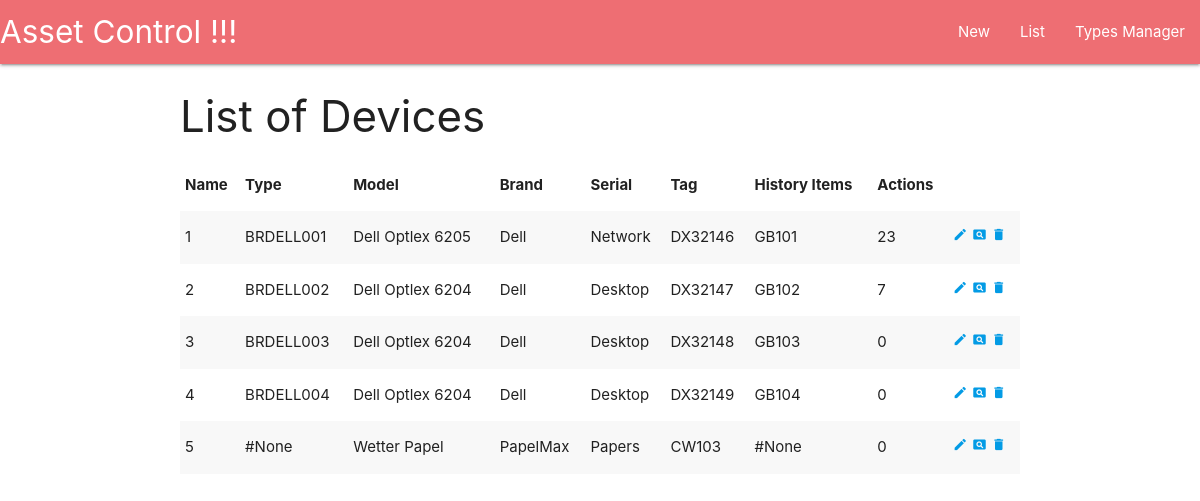
/devices/, run on an earlier commit of the app's database.
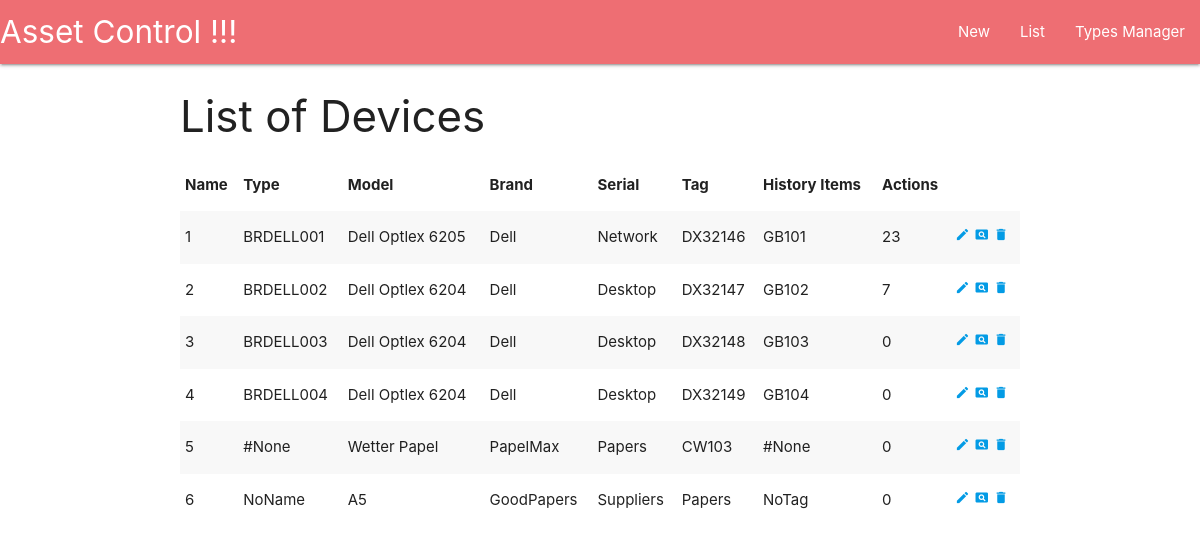
And on a later commit of the database.
### devices/models.py (models this page shows, shortened)
class Device(models.Model):
    serial_number = models.CharField(max_length=40, null=False, blank=False)
    tag = models.CharField(max_length=20, null=False, blank=True)
    model = models.CharField(max_length=30, null=False, blank=False)
    brand = models.CharField(max_length=30, null=False, blank=False)
    name = models.CharField(max_length=40, null=False, blank=False)
    type = models.ForeignKey(Type, related_name='devices', null=False)
    created = models.DateField(auto_created=True, auto_now_add=True)

class Type(models.Model):
    name = models.CharField(max_length=40, null=False, blank=False)

### devices/views.py (the view)
# urls.py: url(r'^devices/$', views.DeviceListView.as_view(), name='list'),
class DeviceListView(ListView):
    model = Device
    template_name = 'devices/list.html'
    context_object_name = 'devices'

### devices/templates/devices/list.html (shortened to what this page needs)
{% extends 'app/base.html' %}
{% block content %}
    <h3>List of Devices</h3>
    <table class="striped responsive-table">
        <thead>
            <tr>
                <th>Name</th>
                <th>Type</th>
                <th>Model</th>
                <th>Brand</th>
                <th>Serial</th>
                <th>Tag</th>
                <th>History Items</th>
                <th>Actions</th>
            </tr>
        </thead>
        <tbody id="device-items">
            {% for device in devices %}
                <tr id="{{device.pk}}">
                    <td class="device-pk">{{device.pk}}</td>
                    <td class="device-name">{{device.name}}</td>
                    <td>{{device.model}}</td>
                    <td>{{device.brand}}</td>
                    <td>{{device.type.name}}</td>
                    <td>{{device.serial_number}}</td>
                    <td>{{device.tag}}</td>
                    <td>{{device.history_items.count}}</td>
                    <td>
                        <a href="{% url 'devices:update' device.pk %}"><i class="tiny material-icons">edit</i></a>
                        <a href="{% url 'devices:details' device.pk %}"><i class="tiny material-icons">pageview</i></a>
                        <a href="" class="device-remove"><i class="tiny material-icons">delete</i></a>
                    </td>
                </tr>
            {% endfor %}
        </tbody>
    </table>
{% endblock %}
{% block extras %}
    {% load staticfiles %}
{% endblock %}

What changed in the data, as far as the page shows it:
added Device: pk "6", name "NoName", model "A5", brand "GoodPapers", type.name "Suppliers", serial_number "Papers", tag "NoTag", history_items.count "0"
